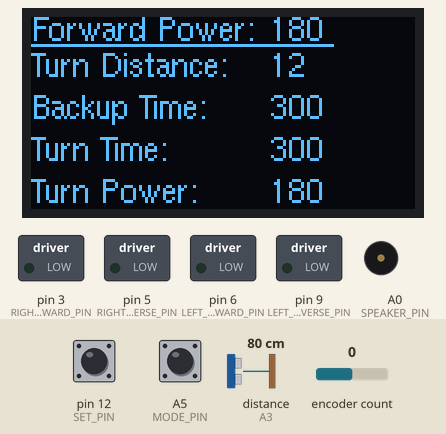
Simulated run of this sketch. Board: Arduino Nano, built with avr-gcc and run on an emulated ATmega328P. Shown: 128×64 one-colour display, switched loads named in the sketch (green lamp = pin HIGH), buzzer (waves = sounding). The inputs (shaded band) are chosen by the test bench; at power-on: A5 (MODE_PIN) HIGH, encoder count 0, pin 12 (SET_PIN) HIGH, distance to the obstacle (sensor on A3) 80 cm. The echo pulse lasts 58.3 µs per cm; random numbers use the default seed unless the sketch sets one; what the sketch prints to the serial monitor is not drawn.

Above: at 1.4 s.
1.5 s: A5 (MODE_PIN) pulled LOW for 1 s
At 3.9 s:
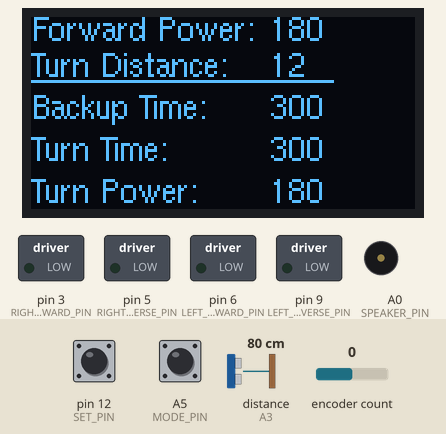
4.1 s: encoder count set to 1
7.1 s: encoder count set to 2
At 9.2 s:
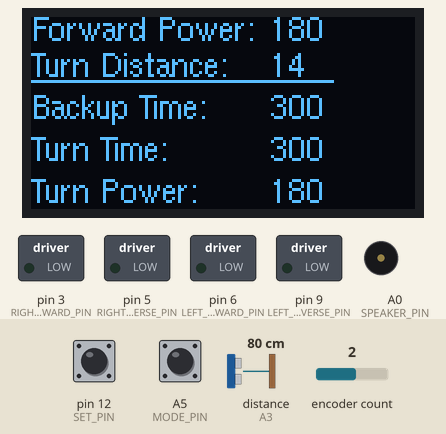
9.5 s: A5 (MODE_PIN) pulled LOW for 3.2 s
At 11.9 s:
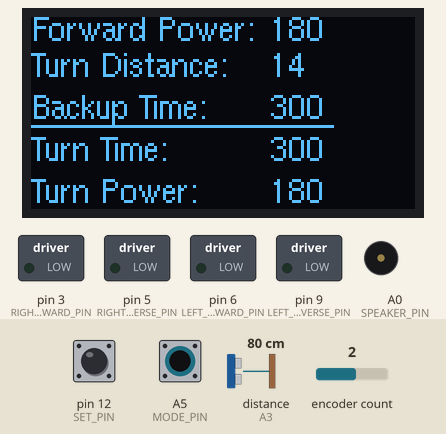
14.2 s: encoder count set to 3
At 16.5 s:
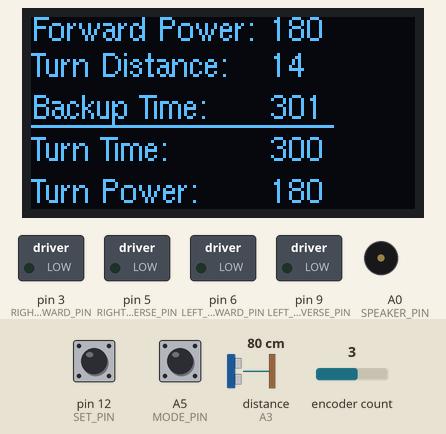
16.8 s: pin 12 (SET_PIN) pulled LOW for 3.2 s
At 17.93 s:
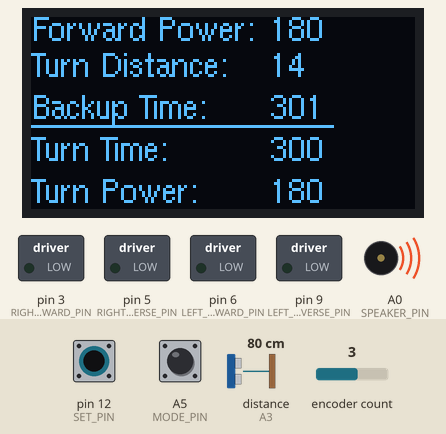
Timing chart, 0 to 19.8 s (numbered marks = the images above; inputs shaded):
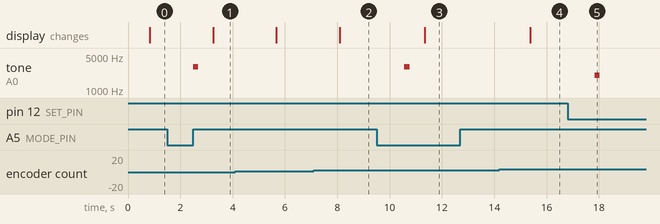

Measured:
- after the input at 1.5 s, tone on A0 (SPEAKER_PIN): silent → 3000 Hz after 0.99 s, → silent 0.20 s later; the display: changes after 1.8 s (image 1)
- after the input at 7.1 s, the display: changes after 0.99 s (image 2)
- after the input at 9.5 s, tone on A0 (SPEAKER_PIN): silent → 3000 Hz after 1.1 s, → silent 0.20 s later; the display: changes after 1.8 s (image 3)
- after the input at 14.2 s, the display: changes after 1.2 s (image 4)
- after the input at 16.8 s, tone on A0 (SPEAKER_PIN): silent → 2000 Hz after 1.0 s, → silent 0.20 s later

The sketch:

_11-oled-prog-menu.ino
```cpp
/*
 * Use this test to verify that all the connections (except the moters) are working.
 * Verify that the OLED display is working
 * Verify Mode and Set buttons work (you can press them and see screen indicators change)
 * Verify Encoder (a screen values updates)
 * Verify Ping sensor (a screen values updates)
 * Verify Speaker (a tone plays if you are within a specific distance)
 */
#include <Arduino.h>
//// https://github.com/olikraus/u8g2/wiki
#include <U8g2lib.h>
#include <SPI.h>
#include <NewPing.h>
#include <Encoder.h>
// https://github.com/thomasfredericks/Bounce2
#include <Bounce2.h>

// motor pins - they must be on the PWM pins 3,5,6,9
#define RIGHT_FORWARD_PIN 3
#define RIGHT_REVERSE_PIN 5
#define LEFT_FORWARD_PIN 6
#define LEFT_REVERSE_PIN 9

// order on OLED - GND, VCC, SCL, SDA, RDS, DC, CS
#define SCL_PIN 13 // SCL clock - 3rd from bottom
#define SDA_PIN 11 // SDA, Data, MOSI - must be on pin 11 on the Nano
#define RDS_PIN 10 // reset
#define DC_PIN 7 // DC moved from pin 9 which is needed as a PWM pin
#define CS_PIN 8 // chip select top

// https://github.com/olikraus/u8g2/wiki/u8x8setupcpp#constructor-reference
// We are using the 128 byte 4 wire Hardware SPI (pin 11 and 13 impiled) with no screen rotation which only uses 27% of dynamic memory
U8G2_SSD1306_128X64_NONAME_1_4W_HW_SPI u8g2(U8G2_R0, CS_PIN, DC_PIN, RDS_PIN);

#define TRIGGER_PIN  A2  // Arduino pin tied to trigger pin on the ultrasonic sensor.
#define ECHO_PIN     A3  // Arduino pin tied to echo pin on the ultrasonic sensor.
#define MAX_DISTANCE 200 // Maximum distance we want to ping for (in centimeters). Maximum sensor distance is rated at 400-500cm.
NewPing sonar(TRIGGER_PIN, ECHO_PIN, MAX_DISTANCE); // NewPing setup of pins and maximum distance.

//   Good Performance: only the first pin has interrupt capability
#define ENC_A_PIN 2 // an interrupt pin
#define ENC_B_PIN 4 // not an interrupt pin
Encoder myEnc(ENC_A_PIN, ENC_B_PIN);

long newPosition;
long oldPosition  = -999;

/* this is the mode of the robot
0 = running with faces
1 = set forward speed
2 = set turn distance
3 = set turn distance
4 = set turn speed
5 = debug mode
*/

#define SET_PIN 12 // set the current encoder value to be the new variable
#define MODE_PIN A5 // change the programming mode - note that A6 and A7 don't have an INPUT_PULLUP
Bounce debouncer_set = Bounce();
Bounce debouncer_mode = Bounce();

// speaker or piezo speaker
#define SPEAKER_PIN A0
#define MODE_COUNT 6 // number of modes
// 0=run, 1=options, 2=forward power, 3=turn dist, 4=backup time, 5=turn time

// Collision Detection Parameters
int forward_power = 180; // try a number from 100 to 255 for 6 AA batteries forward motors PWM on signal
int turn_threshold = 12; // distance in CM from the Ping sensor
int backup_delay_time = 300; // backup delay time in ms
int turn_delay_time = 300; // turn delay in ms
int turn_power = 180; // the power to the motors when we are turning
int turning_flag = 0;

byte mode = 0; // default mode on power up is run
byte change_mode_flag = 0; // we got a change mode button press 0 means no, 1 means yes
byte change_set_flag = 0; // we got a set button press
int dist_to_object; // distance to object in front of the robot in CM
byte random_number; // used to cast the random() long into something we can compare with 0

#define FACE_CENTER 90 // center of face in the horizontal (X) direction

void setup() {
  // Set these pins for PWM OUTPUT
  pinMode(RIGHT_FORWARD_PIN, OUTPUT);
  pinMode(RIGHT_REVERSE_PIN, OUTPUT);
  pinMode(LEFT_FORWARD_PIN, OUTPUT);
  pinMode(LEFT_REVERSE_PIN, OUTPUT);
  all_motors_off();
  u8g2.begin();
  // Set font to Helvetica regular 8 pixel font
  // For other options see https://github.com/olikraus/u8g2/wiki/fntlistall#8-pixel-height
  u8g2.setFont(u8g2_font_helvR08_tf);

  pinMode(MODE_PIN, INPUT_PULLUP);
  debouncer_mode.attach(MODE_PIN); // Attach the debouncer to a pin with INPUT_PULLUP mode
  debouncer_mode.interval(5); // Use a debounce interval of 5 milliseconds

  pinMode(SET_PIN, INPUT_PULLUP);
  debouncer_set.attach(SET_PIN); // Attach the debouncer to a pin with INPUT_PULLUP mode
  debouncer_set.interval(5); // Use a debounce interval of 5 milliseconds

  randomSeed(analogRead(7)); // seed with static on Analog 7

  Serial.begin(9600);      // open the serial port at 9600 bps

  // debug
  debouncer_mode.update();
  debouncer_set.update();
  mode = 0;
}

void loop () {

  // get a non-zero distance - TODO - take the average of 3 values...
  do {
    delay(33);
    dist_to_object = sonar.ping_cm();
  } while (dist_to_object == 0);

  if (dist_to_object < turn_threshold) turning_flag = 1; else turning_flag = 0;

  debouncer_mode.update();
  if (debouncer_mode.fell()) {
    tone(SPEAKER_PIN, 3000, 200);
    change_mode_flag = !change_mode_flag;  // Call code if button transitions from HIGH to LOW
    mode++;
    if (mode >= MODE_COUNT) // if we are over the top mode go back to 0
      mode = 0;
  }

  debouncer_set.update(); // Update the Bounce instance
  if (debouncer_set.fell()) {
     tone(SPEAKER_PIN, 2000, 200);
     change_set_flag = !change_set_flag;

  }   // Call code if button transitions from HIGH (default) to LOW

  newPosition = myEnc.read(); // this should be a positive or negative value
  if (newPosition != oldPosition) {
       oldPosition = newPosition;
       if (newPosition > 0)
          newPosition = 1;
          else newPosition = -1;
       switch (mode) {
            case 0:
              mode++;
              break;
            case 1:
              forward_power = forward_power + newPosition;
              break;
            case 2:
              turn_threshold = turn_threshold + newPosition;
              break;
            case 3:
              backup_delay_time = backup_delay_time + newPosition;
              break;
            case 4:
              turn_delay_time = turn_delay_time + newPosition;
              break;
            case 5:
              turn_power = turn_delay_time + newPosition;
              break;
       }
  }

  if (mode == 0) { // default run mode
    u8g2.firstPage();
    do {
        // Face
        // u8g2.drawFilledEllipse(63,31,20,28);
        u8g2.drawCircle(FACE_CENTER,31,30,U8G2_DRAW_ALL);
        // eyes
        u8g2.drawFilledEllipse(FACE_CENTER - 10,24,4,4);
        u8g2.drawFilledEllipse(FACE_CENTER + 10,24,4,4);
        // mouth
        if (turning_flag)
           u8g2.drawFilledEllipse(FACE_CENTER,44,8,6); // shock
           else u8g2.drawCircle(FACE_CENTER,40, 10, U8G2_DRAW_LOWER_LEFT|U8G2_DRAW_LOWER_RIGHT);  // U8G2_DRAW_LOWER_LEFT | U8G2_DRAW_LOWER_RIGHT

        // rotery encoder
        u8g2.drawStr(0,8,"Pos:");
        u8g2.setCursor(22,8);
        u8g2.print(newPosition);

        // set
        u8g2.drawStr(0,18,"SFlg:");
        u8g2.setCursor(28,18);
        u8g2.print(change_set_flag);

        // prog mode change
        u8g2.drawStr(0,28,"MFlg:");
        u8g2.setCursor(28,28);
        u8g2.print(change_mode_flag);

        // mode
        u8g2.drawStr(0,38,"Mode:");
        u8g2.setCursor(30,38);
        u8g2.print(mode);

        // ping sensor
        u8g2.drawStr(0,63,"Dist:");
        u8g2.setCursor(22,63);
        u8g2.print(dist_to_object);
    } while ( u8g2.nextPage() );


    if (turning_flag) {
      tone(SPEAKER_PIN, 1000, 200);
      move_reverse();
      delay(backup_delay_time);
      random_number = random(2); // get the cast to work since (int) random(2) fails
      if ( random_number == 0) {
          tone(SPEAKER_PIN, 1300, 200);
          turn_right();
          }
        else {
          tone(SPEAKER_PIN, 700, 200);
          turn_left();
        }
      delay(turn_delay_time);
      move_forward();
    }
  }

  // select parameter mode 0=run, 1=options, 2=forward power, 3=turn dist, 4=backup time, 5=turn time
  if (mode > 0) {
     all_motors_off();
     u8g2.firstPage();
     do {

        // display a list of all the programmable options
        // forward power
        u8g2.drawStr(0,8,"Forward Power:");
        u8g2.setCursor(80,8);
        u8g2.print(forward_power);
        if (mode == 1)
           u8g2.drawLine(0,9,100,9);

        // Distance before we backup and turn
        u8g2.drawStr(0,20,"Turn Distance:");
        u8g2.setCursor(80,20);
        u8g2.print(turn_threshold);
        if (mode == 2)
           u8g2.drawLine(0,21,100,21);

        // Time to reverse if there is something in front
        u8g2.drawStr(0,34,"Backup Time:");
        u8g2.setCursor(80,34);
        u8g2.print(backup_delay_time);
        if (mode == 3)
           u8g2.drawLine(0,36,100,36);

        // Time to turn
        u8g2.drawStr(0,48,"Turn Time:");
        u8g2.setCursor(80,48);
        u8g2.print(turn_delay_time);
        if (mode == 4)
           u8g2.drawLine(0,50,100,50);

        // Turn Power
        u8g2.drawStr(0,62,"Turn Power:");
        u8g2.setCursor(80,62);
        u8g2.print(turn_power);
        if (mode == 5)
           u8g2.drawLine(0,63,100,63);

     } while ( u8g2.nextPage() );
  }
  display_debug();
}


void move_forward() {
  //Serial.println("moving forward");
  analogWrite(RIGHT_FORWARD_PIN, forward_power);
  analogWrite(RIGHT_REVERSE_PIN, LOW);
  analogWrite(LEFT_FORWARD_PIN, forward_power);
  analogWrite(LEFT_REVERSE_PIN, LOW);
}

void move_reverse() {
  //Serial.println("moving forward");
  analogWrite(RIGHT_FORWARD_PIN, LOW);
  analogWrite(RIGHT_REVERSE_PIN, forward_power);
  analogWrite(LEFT_FORWARD_PIN, LOW);
  analogWrite(LEFT_REVERSE_PIN, forward_power);
}

void turn_right() {
  //Serial.println("turning right");
  analogWrite(RIGHT_FORWARD_PIN, LOW);
  analogWrite(RIGHT_REVERSE_PIN, turn_power);
  analogWrite(LEFT_FORWARD_PIN, turn_power);
  analogWrite(LEFT_REVERSE_PIN, LOW);
  delay(turn_delay_time);
  // all_motors_off();
}

void turn_left() {
  //Serial.println("turning right");
  analogWrite(RIGHT_FORWARD_PIN, turn_power);
  analogWrite(RIGHT_REVERSE_PIN, LOW);
  analogWrite(LEFT_FORWARD_PIN, LOW);
  analogWrite(LEFT_REVERSE_PIN, turn_power);
  delay(turn_delay_time);
  // all_motors_off();
}

void all_motors_off() {
  //Serial.println("All motors turning off");
  analogWrite(RIGHT_FORWARD_PIN, 0);
  analogWrite(RIGHT_REVERSE_PIN, 0);
  analogWrite(LEFT_FORWARD_PIN, 0);
  analogWrite(LEFT_REVERSE_PIN, 0);
}

void display_debug() {
  Serial.print("mode=");
  Serial.print(mode);
  Serial.print(" newPosition=");
  Serial.print(newPosition);
  Serial.print(" forward_power=");
  Serial.println(forward_power);
};
```
